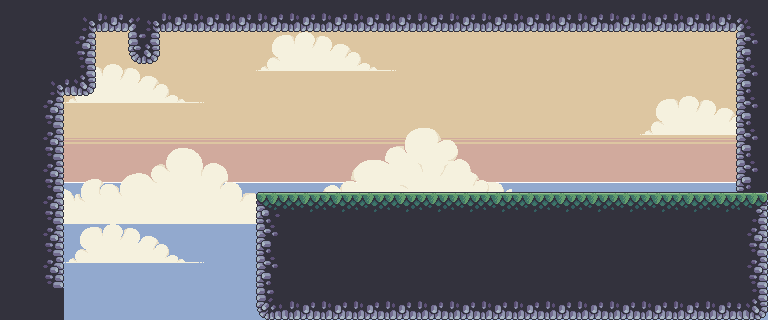

Below is a game level as drawn by its tile map, then a one-line description and the .tmx that defines it (tile-layer data replaced by summaries):
An orthogonal 24x10 tile map with 32x32 px tiles, 4 tile layers (background_far, background_mid, background_close, ground), 3 tilesets and 48 objects.

<map version="1.10" tiledversion="1.11.2" orientation="orthogonal" renderorder="right-down" width="24" height="10" tilewidth="32" tileheight="32" infinite="0" nextlayerid="6" nextobjectid="132">
 <properties>
  <property name="ambientMusic" value="music/sea_sounds.wav" />
  <property name="mapDisplayMode" propertytype="MapDisplayMode" value="DAY" />
  <property name="mapMusic" value="" />
 </properties>
 <tileset firstgid="1" source="terrain.tsx" />
 <tileset firstgid="86" source="objects.tsx" />
 <tileset firstgid="182" source="islandBackground.tsx" />
 <layer id="4" name="background_far" width="24" height="10">
  <data>[240 cells, 240 non-empty, 38 distinct tile ids]</data>
 </layer>
 <layer id="3" name="background_mid" width="24" height="10">
  <data>[240 cells, 43 non-empty, 43 distinct tile ids]</data>
 </layer>
 <layer id="2" name="background_close" width="24" height="10">
  <data>[240 cells, 70 non-empty, 15 distinct tile ids]</data>
 </layer>
 <layer id="1" name="ground" width="24" height="10">
  <data>[240 cells, 114 non-empty, 13 distinct tile ids]</data>
 </layer>
 <objectgroup id="5" name="objects">
  <object id="26" gid="145" x="380" y="176" width="24" height="24" />
  <object id="28" gid="147" x="29" y="183" width="64" height="32" />
  <object id="29" gid="144" x="57" y="151" width="39" height="32" />
  <object id="30" gid="140" x="234" y="219" width="52" height="53" />
  <object id="31" gid="153" x="135" y="237" width="80" height="26">
   <properties>
    <property name="entityTags" propertytype="EntityTags" value="" />
   </properties>
  </object>
  <object id="32" gid="152" x="167" y="215" width="28" height="50">
   <properties>
    <property name="entityTags" propertytype="EntityTags" value="BACKGROUND,ATTACH_TO_SHIP" />
   </properties>
  </object>
  <object id="33" gid="137" x="135" y="234" width="19" height="18">
   <properties>
    <property name="entityTags" propertytype="EntityTags" value="ATTACH_TO_SHIP" />
   </properties>
  </object>
  <object id="34" gid="154" x="243" y="226" width="24" height="12" />
  <object id="35" gid="155" x="53" y="229" width="24" height="12" />
  <object id="37" gid="157" x="160" y="256" width="96" height="32">
   <properties>
    <property name="hasAnimation" type="bool" value="true" />
    <property name="startAnimType" propertytype="StartAnimType" value="ON" />
   </properties>
  </object>
  <object id="38" gid="157" x="64" y="256" width="96" height="32">
   <properties>
    <property name="hasAnimation" type="bool" value="true" />
    <property name="startAnimType" propertytype="StartAnimType" value="ON" />
   </properties>
  </object>
  <object id="40" gid="150" x="185" y="273" width="56" height="36" />
  <object id="41" gid="151" x="80" y="275" width="56" height="36" />
  <object id="42" gid="157" x="160" y="288" width="96" height="32" />
  <object id="43" gid="157" x="64" y="288" width="96" height="32" />
  <object id="45" gid="139" x="480" y="224" width="64" height="64" />
  <object id="48" gid="169" x="693" y="183" width="20" height="20" />
  <object id="49" gid="170" x="638" y="183" width="20" height="20" />
  <object id="50" gid="171" x="598" y="136" width="20" height="20" />
  <object id="54" gid="162" x="502" y="159" width="24" height="28" />
  <object id="58" gid="166" x="611" y="160" width="13" height="17" />
  <object id="59" gid="167" x="641" y="159" width="16" height="16" />
  <object id="67" gid="121" x="311" y="151" width="64" height="40" />
  <object id="69" gid="157" x="160" y="320" width="96" height="32" />
  <object id="70" gid="157" x="64" y="320" width="96" height="32" />
  <object id="75" gid="143" x="654" y="191" width="32" height="32">
   <properties>
    <property name="itemsInside" value="SWORD:1:HELMET:1,ARMOR:1,BOOTS:1" />
   </properties>
  </object>
  <object id="76" gid="143" x="288" y="192" width="32" height="32">
   <properties>
    <property name="itemsInside" value="GOLD_COIN:1,SILVER_COIN:5" />
   </properties>
  </object>
  <object id="77" gid="145" x="449" y="141" width="24" height="24" />
  <object id="80" gid="164" x="360" y="156" width="24" height="24" />
  <object id="81" gid="166" x="405" y="148" width="13" height="17" />
  <object id="82" gid="166" x="555" y="163" width="13" height="17" />
  <object id="83" gid="160" x="563" y="138" width="13" height="17" />
  <object id="84" gid="161" x="383" y="130" width="16" height="16" />
  <object id="85" gid="162" x="420" y="186" width="24" height="28" />
  <object id="86" gid="159" x="488" y="145" width="24" height="24" />
  <object id="87" gid="158" x="526" y="136" width="30" height="32" />
  <object id="109" gid="120" x="379" y="146" width="20" height="20" />
  <object id="110" gid="120" x="429" y="157" width="20" height="20" />
  <object id="114" gid="141" x="454" y="179" width="26" height="30">
   <properties>
    <property name="hitCount" type="int" value="4" />
    <property name="itemsInside" value="GOLD_COIN:3,SILVER_COIN:2" />
   </properties>
  </object>
  <object id="117" gid="160" x="679" y="125" width="13" height="17" />
  <object id="118" gid="159" x="634" y="121" width="24" height="24" />
  <object id="119" gid="161" x="688" y="154" width="16" height="16" />
  <object id="121" gid="141" x="528" y="182" width="26" height="30">
   <properties>
    <property name="hitCount" type="int" value="4" />
   </properties>
  </object>
  <object id="122" gid="141" x="594" y="187" width="26" height="30">
   <properties>
    <property name="hitCount" type="int" value="3" />
   </properties>
  </object>
  <object id="123" gid="142" x="567" y="112" width="28" height="22">
   <properties>
    <property name="hitCount" type="int" value="2" />
   </properties>
  </object>
  <object id="129" gid="135" x="481" y="83" width="34" height="30" />
  <object id="130" gid="136" x="561" y="76" width="34" height="30" />
  <object id="131" gid="134" x="416" y="97" width="72" height="32" />
 </objectgroup>
</map>
